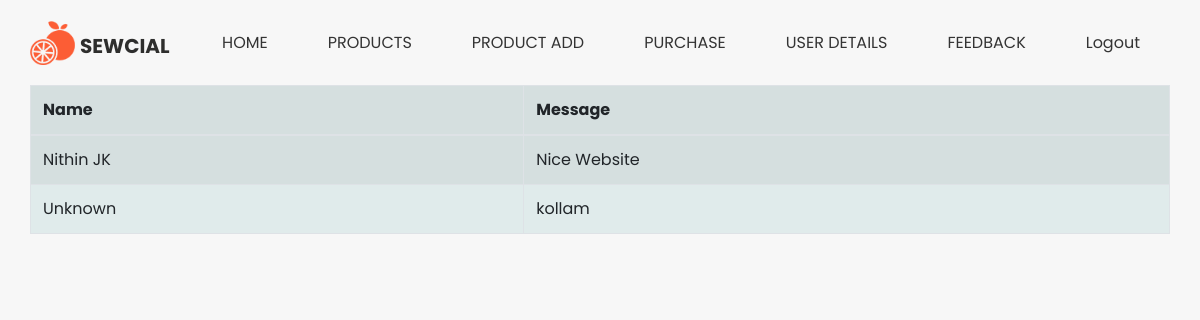
The app's page /view_feedback (signed in) with its own data.
### myapp/models.py (models this page shows, shortened)
class Feedback(models.Model):
    user = models.CharField(max_length=50, default='')
    message = models.CharField(max_length=500)

### myapp/views.py (the view)
# urls.py: path('view_feedback', views.view_feedback, name='view_feedback'),
def view_feedback(request):
    if 'admin_id' in request.session:
        feedbacks = Feedback.objects.all()
        context = {'feedbacks':feedbacks}
        return render(request, 'myapp/admin_view_feedback.html', context)
    else:
        return redirect('admin_login')

### myapp/context_processor.py (called while the page is built)
def list_categories(request):
    categories = Category.objects.all()
    data = {'categories': categories}
    return data

### templates/myapp/admin_view_feedback.html (shortened to what this page needs)
{% extends 'myapp/admin_base.html' %}
{% load static %}
{% block body %}
<body>
<div class="container">
<form role="form" name="viewprofileform" action="{% url 'view_feedback'%}" method="post">
   <table class="table table-striped table-bordered" bgcolor="#e0ebeb">
       <tr>
           <th>Name</th>
           <th>Message</th>
       </tr>
       <tbody>
       {% for x in feedbacks %}
       <tr>
           <td>{{x.user}}</td>
           <td>{{x.message}}</td>
       </tr>
        {% endfor %}
       </tbody>
   </table>
</form>
</div>
</body>
{% endblock %}

### static/myapp/css/style.css (style rules this page uses)
body { font-family: 'Poppins', sans-serif; color: #000000; background-color: #ffffff; }

### static/myapp/css/responsive.css (style rules this page uses)
@media (min-width: 1200px) { .container { max-width: 1170px; } }

### records on screen
Feedback: user "Nithin JK", message "Nice Website"
Feedback: user "Unknown", message "kollam"
